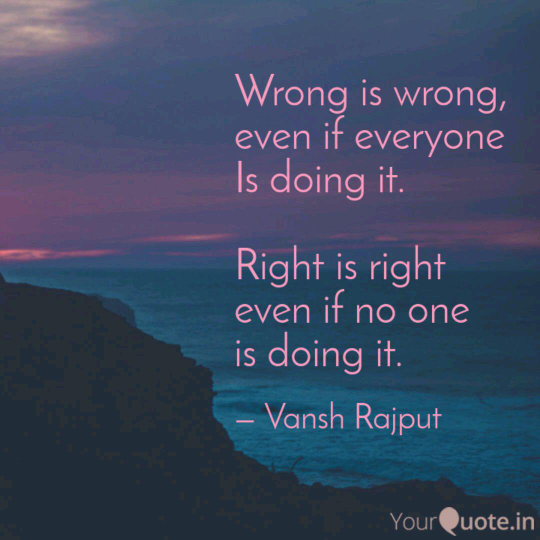
#> input picture toketify/input/4qkx4252.png, 1080 x 1080 px (shown at 1/2 size); its folder holds only this picture in this run
$ python main.py
#> lines starting #> are read from the running program, lines starting #| are printed output that depends on the picture
import re
import cv2
import os

def initialisePaths():
    if not os.path.exists( "./input/" ):
        os.makedirs( "./input/" )
    if not os.path.exists( "./output/" ):
        os.makedirs( "./output/" )

    if not os.path.exists( "./filelist.txt" ):
        open( "filelist.txt", "a" ).close()

    if not os.path.exists( "./imgcount.txt" ):
        newfile = open( "imgcount.txt", "a" )
        newfile.write("0")
        newfile.close()

def main():
    initialisePaths()

    countoffset = 0

    with open( 'imgcount.txt', 'r' ) as fp:
#> (reads toketify/imgcount.txt from the repository)
        imgcount = int(fp.read())
    filelist = [line.rstrip( '\n' ) for line in open( 'filelist.txt' )]
#> (reads toketify/filelist.txt from the repository)

    for root, dirs, files in os.walk( "./input", topdown=False ):
        for name in files:
            filename = name.split( "." )[:-1]
            filename = re.sub( r'[^\w]', '', str( filename ) )
            if filename in filelist:
                print( "File " + filename + " skipped (dupe)." )
                continue

            filepath = os.path.join( root, name )
            fExtArg = filepath.split( "." )[-1]
            if fExtArg not in ["jpg", "png", "jpeg"]:
                print("File " + filename + " skipped (not image).")
                continue

            img = cv2.imread( filepath )
#> img is the input picture: shape (1080, 1080, 3); mean B, G, R 97.3, 72, 59.3
            h, w, ch = img.shape
#> h = 1080; w = 1080; ch = 3
            max_dim = 352
            #resize image
            if h >= w:
                new_h, new_w = max_dim, int(max_dim/h * w)
#> new_h = 352; new_w = 352
            elif w > h:
                new_h, new_w = int(max_dim/w * h), max_dim

            new_dim = new_w, new_h
#> new_dim = (352, 352)
            img = cv2.resize(img, new_dim, interpolation = cv2.INTER_AREA)
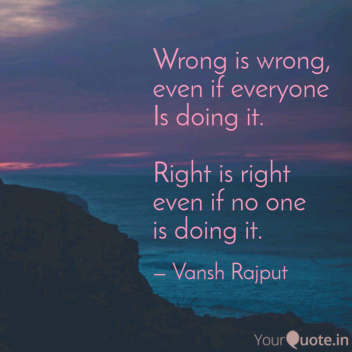
#> img: shape (352, 352, 3); mean B, G, R 97.3, 72, 59.3
            h, w, ch = img.shape
#> h = 352; w = 352

            wpad = 0;
            hpad = 0;

            if h >= w:
                wpad = (h - w)//2
#> wpad = 0
            elif w > h:
                hpad = (w - h)//2


            procImg = cv2.copyMakeBorder(
                img,
                hpad,
                hpad,
                wpad,
                wpad,
                cv2.BORDER_CONSTANT,
                value=(0, 0, 0)
            )
            outputImg = cv2.imwrite( "./output/X" + \
                                     str( imgcount + countoffset ).zfill(5) + "_" + \
                                     str(filename) + ".jpg", procImg )

            filefl = open("filelist.txt", "a")
            filefl.write(str(filename)+"\n")
            filefl.close()

            countoffset += 1
            print("File " + filename + " processed successfully.")

    fileic = open( "imgcount.txt", "w" )
    fileic.write( str( imgcount + countoffset ) )
    fileic.close()

    print("End: " + str(countoffset) + " files processed.")

if __name__ == "__main__":
    main()
